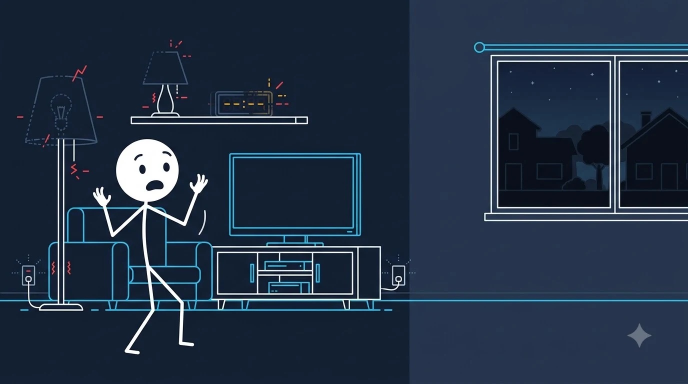
#> input picture projects/grid-collapse/img/s01.jpg, 1376 x 768 px (shown at 1/2 size); its folder holds only this picture in this run
$ python ingest_shots.py
#> lines starting #> are read from the running program, lines starting #| are printed output that depends on the picture
import os, glob, re
from PIL import Image, ImageDraw

def main():
    proj_dir = os.path.dirname(os.path.abspath(__file__))
    dl_dir = os.path.join(os.path.expanduser("~"), "Downloads", "stick_grid-collapse")
    img_dir = os.path.join(proj_dir, "img")
    os.makedirs(img_dir, exist_ok=True)

    files = glob.glob(os.path.join(dl_dir, "*.*"))
    shots = {}
    for f in files:
        base = os.path.basename(f)
        m = re.match(r"^(\d+)(?:\s*\(\d+\))?\s*-\s*", base)
        if m:
            s_idx = int(m.group(1))
            try:
                test_im = Image.open(f)
                px = test_im.getpixel((10, 10))
                # Skip if accidental magenta background
                if px[0] > 200 and px[2] > 200:
                    continue
                shots[s_idx] = f
            except Exception:
                shots[s_idx] = f

    print(f"Found {len(shots)} shots in {dl_dir}")
    converted = 0
    for s in range(1, 35):
        if s in shots:
            src = shots[s]
            im = Image.open(src).convert("RGB")
            dst = os.path.join(img_dir, f"s{s:02d}.jpg")
            im.save(dst, quality=95)
            converted += 1
        else:
            print(f"Missing shot: {s}")

    print(f"Successfully converted {converted}/34 shots to {img_dir}")

    # Build review.jpg contact sheet
    paths = [os.path.join(img_dir, f"s{s:02d}.jpg") for s in range(1, 35) if os.path.exists(os.path.join(img_dir, f"s{s:02d}.jpg"))]
    if paths:
        cols = 6
        tw, th = 384, 216
        rows = (len(paths) + cols - 1) // cols
        grid = Image.new("RGB", (tw * cols, th * rows), (15, 23, 42))
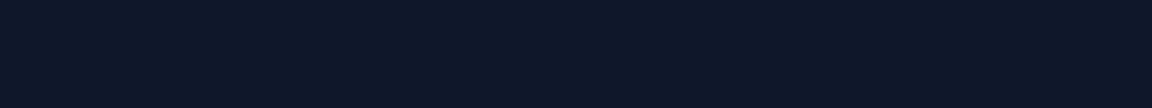
#> grid: PIL image 2304x216 RGB (shown at 1/2 size); mean R, G, B 15, 23, 42
        for idx, p in enumerate(paths):
            im = Image.open(p).resize((tw, th), Image.LANCZOS)
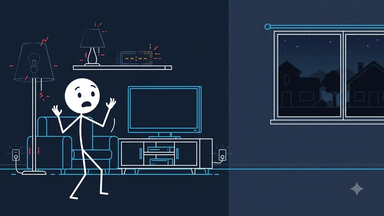
#> im: PIL image 384x216 RGB; mean R, G, B 34, 48.7, 68.3
            x = (idx % cols) * tw
            y = (idx // cols) * th
            grid.paste(im, (x, y))
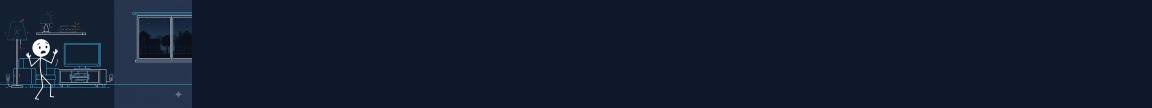
#> grid: PIL image 2304x216 RGB (shown at 1/2 size); mean R, G, B 18.2, 27.3, 46.4
            d = ImageDraw.Draw(grid)
            d.text((x + 10, y + 10), f"s{idx+1:02d}", fill=(255, 255, 255))
        grid.save(os.path.join(proj_dir, "review.jpg"), quality=90)
        print("Created review.jpg contact sheet")

if __name__ == "__main__":
    main()
